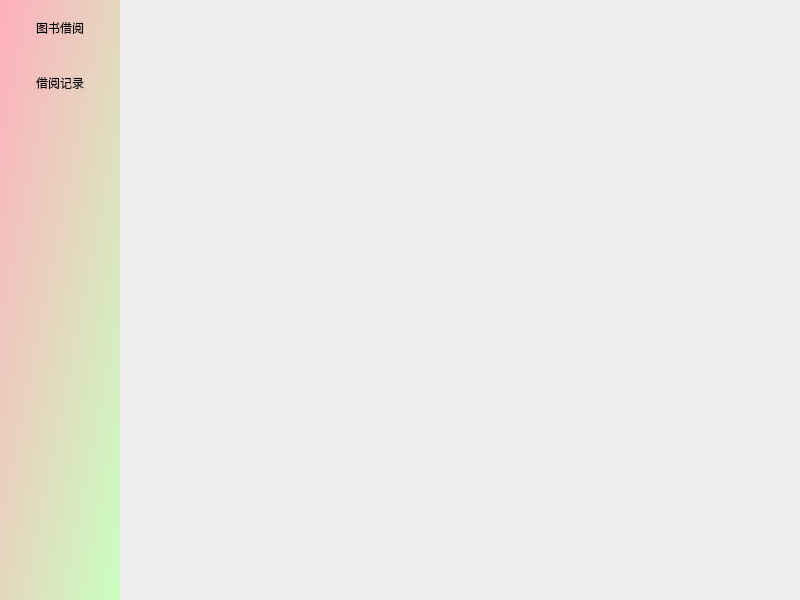
<?xml version="1.0" encoding="UTF-8"?>
<ui version="4.0">
 <class>MainWindow</class>
 <widget class="QMainWindow" name="MainWindow">
  <property name="geometry">
   <rect>
    <x>0</x>
    <y>0</y>
    <width>800</width>
    <height>600</height>
   </rect>
  </property>
  <property name="windowTitle">
   <string>MainWindow</string>
  </property>
  <widget class="QWidget" name="centralwidget">
   <layout class="QGridLayout" name="gridLayout_2">
    <property name="leftMargin">
     <number>0</number>
    </property>
    <property name="topMargin">
     <number>0</number>
    </property>
    <property name="rightMargin">
     <number>0</number>
    </property>
    <property name="bottomMargin">
     <number>0</number>
    </property>
    <property name="spacing">
     <number>0</number>
    </property>
    <item row="0" column="1">
     <widget class="QWidget" name="tool" native="true">
      <property name="minimumSize">
       <size>
        <width>120</width>
        <height>0</height>
       </size>
      </property>
      <property name="maximumSize">
       <size>
        <width>120</width>
        <height>16777215</height>
       </size>
      </property>
      <property name="sizeIncrement">
       <size>
        <width>0</width>
        <height>0</height>
       </size>
      </property>
      <property name="baseSize">
       <size>
        <width>0</width>
        <height>0</height>
       </size>
      </property>
      <property name="styleSheet">
       <string notr="true">QWidget#tool {background-color:qlineargradient(spread:pad, x1:0, y1:0, x2:1, y2:1, stop:0 rgba(255, 175, 189, 255), stop:1 rgba(201, 255, 191, 255))}
QWidget#tool QPushButton{border:none;min-height:55px;font:16px &quot;黑体&quot;;text-align:center}
QWidget#tool QPushButton:hover,QWidget#tool QPushButton:checked{background-color:rgba(201, 255, 191, 255);}</string>
      </property>
      <layout class="QGridLayout" name="gridLayout">
       <property name="leftMargin">
        <number>0</number>
       </property>
       <property name="topMargin">
        <number>0</number>
       </property>
       <property name="rightMargin">
        <number>0</number>
       </property>
       <property name="bottomMargin">
        <number>0</number>
       </property>
       <property name="spacing">
        <number>0</number>
       </property>
       <item row="3" column="0">
        <spacer name="verticalSpacer">
         <property name="orientation">
          <enum>Qt::Vertical</enum>
         </property>
         <property name="sizeHint" stdset="0">
          <size>
           <width>20</width>
           <height>40</height>
          </size>
         </property>
        </spacer>
       </item>
       <item row="0" column="0">
        <widget class="QPushButton" name="btn_book">
         <property name="text">
          <string>图书借阅</string>
         </property>
         <attribute name="buttonGroup">
          <string notr="true">buttonGroup</string>
         </attribute>
        </widget>
       </item>
       <item row="1" column="0">
        <widget class="QPushButton" name="btn_record">
         <property name="text">
          <string>借阅记录</string>
         </property>
         <attribute name="buttonGroup">
          <string notr="true">buttonGroup</string>
         </attribute>
        </widget>
       </item>
      </layout>
     </widget>
    </item>
    <item row="0" column="2">
     <widget class="QStackedWidget" name="stackedWidget"/>
    </item>
   </layout>
  </widget>
 </widget>
 <resources/>
 <connections/>
 <buttongroups>
  <buttongroup name="buttonGroup"/>
 </buttongroups>
</ui>
